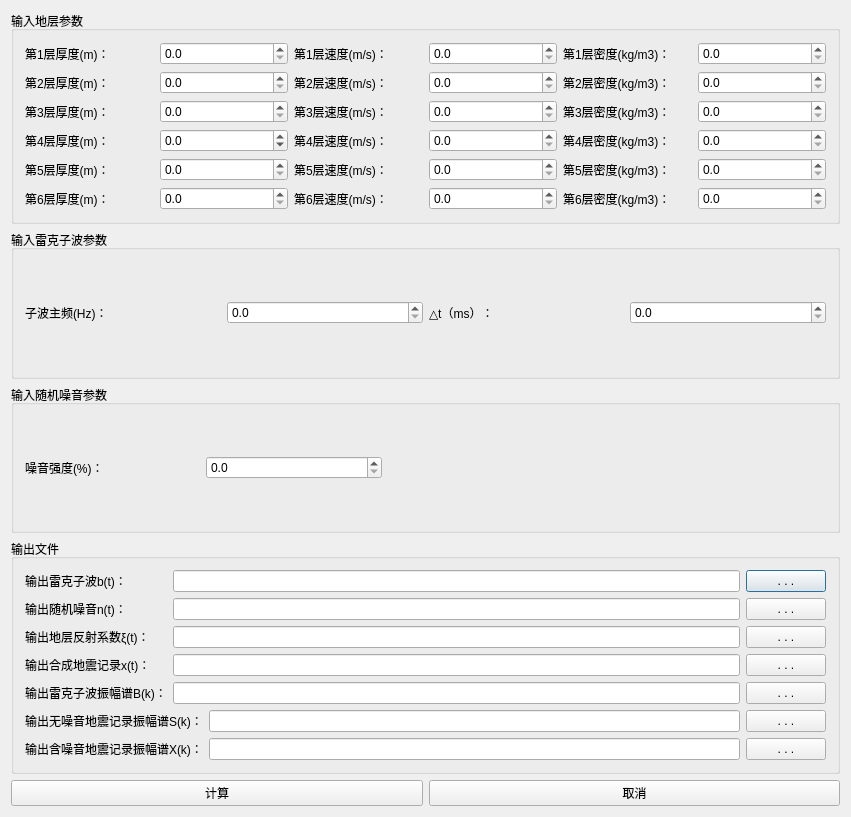
<?xml version="1.0" encoding="UTF-8"?>
<ui version="4.0">
 <class>CGenerateSeismicRecordClass</class>
 <widget class="QDialog" name="CGenerateSeismicRecordClass">
  <property name="geometry">
   <rect>
    <x>0</x>
    <y>0</y>
    <width>851</width>
    <height>817</height>
   </rect>
  </property>
  <property name="windowTitle">
   <string>生成合成地震记录</string>
  </property>
  <layout class="QGridLayout" name="gridLayout_5">
   <item row="0" column="0" colspan="2">
    <widget class="QGroupBox" name="InputLayerParGroupBox">
     <property name="title">
      <string>输入地层参数</string>
     </property>
     <layout class="QGridLayout" name="gridLayout">
      <item row="0" column="0">
       <widget class="QLabel" name="Par1Label">
        <property name="text">
         <string>第1层厚度(m)：</string>
        </property>
       </widget>
      </item>
      <item row="0" column="1">
       <widget class="QDoubleSpinBox" name="Par1DoubleSpinBox">
        <property name="decimals">
         <number>1</number>
        </property>
        <property name="maximum">
         <double>1000.000000000000000</double>
        </property>
       </widget>
      </item>
      <item row="0" column="2">
       <widget class="QLabel" name="Par2Label">
        <property name="text">
         <string>第1层速度(m/s)：</string>
        </property>
       </widget>
      </item>
      <item row="0" column="3">
       <widget class="QDoubleSpinBox" name="Par2DoubleSpinBox">
        <property name="decimals">
         <number>1</number>
        </property>
        <property name="maximum">
         <double>10000.000000000000000</double>
        </property>
       </widget>
      </item>
      <item row="0" column="4">
       <widget class="QLabel" name="Par16Label">
        <property name="text">
         <string>第1层密度(kg/m3)：</string>
        </property>
       </widget>
      </item>
      <item row="0" column="5">
       <widget class="QDoubleSpinBox" name="Par16DoubleSpinBox">
        <property name="decimals">
         <number>1</number>
        </property>
        <property name="maximum">
         <double>10000.000000000000000</double>
        </property>
       </widget>
      </item>
      <item row="1" column="0">
       <widget class="QLabel" name="Par3Label">
        <property name="text">
         <string>第2层厚度(m)：</string>
        </property>
       </widget>
      </item>
      <item row="1" column="1">
       <widget class="QDoubleSpinBox" name="Par3DoubleSpinBox">
        <property name="decimals">
         <number>1</number>
        </property>
        <property name="maximum">
         <double>1000.000000000000000</double>
        </property>
       </widget>
      </item>
      <item row="1" column="2">
       <widget class="QLabel" name="Par4Label">
        <property name="text">
         <string>第2层速度(m/s)：</string>
        </property>
       </widget>
      </item>
      <item row="1" column="3">
       <widget class="QDoubleSpinBox" name="Par4DoubleSpinBox">
        <property name="decimals">
         <number>1</number>
        </property>
        <property name="maximum">
         <double>10000.000000000000000</double>
        </property>
       </widget>
      </item>
      <item row="1" column="4">
       <widget class="QLabel" name="Par17Label">
        <property name="text">
         <string>第2层密度(kg/m3)：</string>
        </property>
       </widget>
      </item>
      <item row="1" column="5">
       <widget class="QDoubleSpinBox" name="Par17DoubleSpinBox">
        <property name="decimals">
         <number>1</number>
        </property>
        <property name="maximum">
         <double>10000.000000000000000</double>
        </property>
       </widget>
      </item>
      <item row="2" column="0">
       <widget class="QLabel" name="Par5Label">
        <property name="text">
         <string>第3层厚度(m)：</string>
        </property>
       </widget>
      </item>
      <item row="2" column="1">
       <widget class="QDoubleSpinBox" name="Par5DoubleSpinBox">
        <property name="decimals">
         <number>1</number>
        </property>
        <property name="maximum">
         <double>1000.000000000000000</double>
        </property>
       </widget>
      </item>
      <item row="2" column="2">
       <widget class="QLabel" name="Par6Label">
        <property name="text">
         <string>第3层速度(m/s)：</string>
        </property>
       </widget>
      </item>
      <item row="2" column="3">
       <widget class="QDoubleSpinBox" name="Par6DoubleSpinBox">
        <property name="decimals">
         <number>1</number>
        </property>
        <property name="maximum">
         <double>10000.000000000000000</double>
        </property>
       </widget>
      </item>
      <item row="2" column="4">
       <widget class="QLabel" name="Par18Label">
        <property name="text">
         <string>第3层密度(kg/m3)：</string>
        </property>
       </widget>
      </item>
      <item row="2" column="5">
       <widget class="QDoubleSpinBox" name="Par18DoubleSpinBox">
        <property name="decimals">
         <number>1</number>
        </property>
        <property name="maximum">
         <double>10000.000000000000000</double>
        </property>
       </widget>
      </item>
      <item row="3" column="0">
       <widget class="QLabel" name="Par7Label">
        <property name="text">
         <string>第4层厚度(m)：</string>
        </property>
       </widget>
      </item>
      <item row="3" column="1">
       <widget class="QDoubleSpinBox" name="Par7DoubleSpinBox">
        <property name="decimals">
         <number>1</number>
        </property>
        <property name="minimum">
         <double>-100.000000000000000</double>
        </property>
        <property name="maximum">
         <double>1000.000000000000000</double>
        </property>
       </widget>
      </item>
      <item row="3" column="2">
       <widget class="QLabel" name="Par8Label">
        <property name="text">
         <string>第4层速度(m/s)：</string>
        </property>
       </widget>
      </item>
      <item row="3" column="3">
       <widget class="QDoubleSpinBox" name="Par8DoubleSpinBox">
        <property name="decimals">
         <number>1</number>
        </property>
        <property name="maximum">
         <double>10000.000000000000000</double>
        </property>
       </widget>
      </item>
      <item row="3" column="4">
       <widget class="QLabel" name="Par19Label">
        <property name="text">
         <string>第4层密度(kg/m3)：</string>
        </property>
       </widget>
      </item>
      <item row="3" column="5">
       <widget class="QDoubleSpinBox" name="Par19DoubleSpinBox">
        <property name="decimals">
         <number>1</number>
        </property>
        <property name="maximum">
         <double>10000.000000000000000</double>
        </property>
       </widget>
      </item>
      <item row="4" column="0">
       <widget class="QLabel" name="Par9Label">
        <property name="text">
         <string>第5层厚度(m)：</string>
        </property>
       </widget>
      </item>
      <item row="4" column="1">
       <widget class="QDoubleSpinBox" name="Par9DoubleSpinBox">
        <property name="decimals">
         <number>1</number>
        </property>
        <property name="maximum">
         <double>1000.000000000000000</double>
        </property>
       </widget>
      </item>
      <item row="4" column="2">
       <widget class="QLabel" name="Par10Label">
        <property name="text">
         <string>第5层速度(m/s)：</string>
        </property>
       </widget>
      </item>
      <item row="4" column="3">
       <widget class="QDoubleSpinBox" name="Par10DoubleSpinBox">
        <property name="decimals">
         <number>1</number>
        </property>
        <property name="maximum">
         <double>10000.000000000000000</double>
        </property>
       </widget>
      </item>
      <item row="4" column="4">
       <widget class="QLabel" name="Par20Label">
        <property name="text">
         <string>第5层密度(kg/m3)：</string>
        </property>
       </widget>
      </item>
      <item row="4" column="5">
       <widget class="QDoubleSpinBox" name="Par20DoubleSpinBox">
        <property name="decimals">
         <number>1</number>
        </property>
        <property name="maximum">
         <double>10000.000000000000000</double>
        </property>
       </widget>
      </item>
      <item row="5" column="0">
       <widget class="QLabel" name="Par11Label">
        <property name="text">
         <string>第6层厚度(m)：</string>
        </property>
       </widget>
      </item>
      <item row="5" column="1">
       <widget class="QDoubleSpinBox" name="Par11DoubleSpinBox">
        <property name="decimals">
         <number>1</number>
        </property>
        <property name="maximum">
         <double>1000.000000000000000</double>
        </property>
       </widget>
      </item>
      <item row="5" column="2">
       <widget class="QLabel" name="Par12Label">
        <property name="text">
         <string>第6层速度(m/s)：</string>
        </property>
       </widget>
      </item>
      <item row="5" column="3">
       <widget class="QDoubleSpinBox" name="Par12DoubleSpinBox">
        <property name="decimals">
         <number>1</number>
        </property>
        <property name="maximum">
         <double>10000.000000000000000</double>
        </property>
       </widget>
      </item>
      <item row="5" column="4">
       <widget class="QLabel" name="Par21Label">
        <property name="text">
         <string>第6层密度(kg/m3)：</string>
        </property>
       </widget>
      </item>
      <item row="5" column="5">
       <widget class="QDoubleSpinBox" name="Par21DoubleSpinBox">
        <property name="decimals">
         <number>1</number>
        </property>
        <property name="maximum">
         <double>10000.000000000000000</double>
        </property>
       </widget>
      </item>
     </layout>
    </widget>
   </item>
   <item row="1" column="0" colspan="2">
    <widget class="QGroupBox" name="RickerWaveletParGroupBox">
     <property name="title">
      <string>输入雷克子波参数</string>
     </property>
     <layout class="QGridLayout" name="gridLayout_3">
      <item row="0" column="3">
       <widget class="QLabel" name="Par14Label">
        <property name="text">
         <string>△t（ms）：</string>
        </property>
       </widget>
      </item>
      <item row="0" column="4">
       <widget class="QDoubleSpinBox" name="Par14DoubleSpinBox">
        <property name="decimals">
         <number>1</number>
        </property>
        <property name="maximum">
         <double>100.000000000000000</double>
        </property>
       </widget>
      </item>
      <item row="0" column="0">
       <widget class="QLabel" name="Par13Label">
        <property name="text">
         <string>子波主频(Hz)：</string>
        </property>
       </widget>
      </item>
      <item row="0" column="2">
       <widget class="QDoubleSpinBox" name="Par13DoubleSpinBox">
        <property name="decimals">
         <number>1</number>
        </property>
       </widget>
      </item>
     </layout>
    </widget>
   </item>
   <item row="2" column="0" colspan="2">
    <widget class="QGroupBox" name="RandomNoisePercentGroupBox">
     <property name="title">
      <string>输入随机噪音参数</string>
     </property>
     <layout class="QGridLayout" name="gridLayout_4">
      <item row="0" column="0">
       <widget class="QLabel" name="Par15Label">
        <property name="minimumSize">
         <size>
          <width>175</width>
          <height>0</height>
         </size>
        </property>
        <property name="text">
         <string>噪音强度(%)：</string>
        </property>
       </widget>
      </item>
      <item row="0" column="1">
       <widget class="QDoubleSpinBox" name="Par15DoubleSpinBox">
        <property name="minimumSize">
         <size>
          <width>176</width>
          <height>0</height>
         </size>
        </property>
        <property name="decimals">
         <number>1</number>
        </property>
        <property name="maximum">
         <double>1000.000000000000000</double>
        </property>
       </widget>
      </item>
      <item row="0" column="2">
       <spacer name="horizontalSpacer">
        <property name="orientation">
         <enum>Qt::Horizontal</enum>
        </property>
        <property name="sizeHint" stdset="0">
         <size>
          <width>40</width>
          <height>20</height>
         </size>
        </property>
       </spacer>
      </item>
     </layout>
    </widget>
   </item>
   <item row="3" column="0" colspan="2">
    <widget class="QGroupBox" name="groupBox_2">
     <property name="title">
      <string>输出文件</string>
     </property>
     <layout class="QGridLayout" name="gridLayout_2">
      <item row="0" column="0">
       <widget class="QLabel" name="OutputFile1Label">
        <property name="text">
         <string>输出雷克子波b(t)：</string>
        </property>
       </widget>
      </item>
      <item row="0" column="1" colspan="2">
       <widget class="QLineEdit" name="OutputFile1LineEdit"/>
      </item>
      <item row="0" column="3">
       <widget class="QPushButton" name="OutputFile1PushButton">
        <property name="text">
         <string>. . .</string>
        </property>
       </widget>
      </item>
      <item row="1" column="0">
       <widget class="QLabel" name="OutputFile2Label">
        <property name="text">
         <string>输出随机噪音n(t)：</string>
        </property>
       </widget>
      </item>
      <item row="1" column="1" colspan="2">
       <widget class="QLineEdit" name="OutputFile2LineEdit"/>
      </item>
      <item row="1" column="3">
       <widget class="QPushButton" name="OutputFile2PushButton">
        <property name="text">
         <string>. . .</string>
        </property>
       </widget>
      </item>
      <item row="2" column="0">
       <widget class="QLabel" name="OutputFile3Label">
        <property name="text">
         <string>输出地层反射系数ξ(t)：</string>
        </property>
       </widget>
      </item>
      <item row="2" column="1" colspan="2">
       <widget class="QLineEdit" name="OutputFile3LineEdit"/>
      </item>
      <item row="2" column="3">
       <widget class="QPushButton" name="OutputFile3PushButton">
        <property name="text">
         <string>. . .</string>
        </property>
       </widget>
      </item>
      <item row="3" column="0">
       <widget class="QLabel" name="OutputFile4Label">
        <property name="text">
         <string>输出合成地震记录x(t)：</string>
        </property>
       </widget>
      </item>
      <item row="3" column="1" colspan="2">
       <widget class="QLineEdit" name="OutputFile4LineEdit"/>
      </item>
      <item row="3" column="3">
       <widget class="QPushButton" name="OutputFile4PushButton">
        <property name="text">
         <string>. . .</string>
        </property>
       </widget>
      </item>
      <item row="4" column="0">
       <widget class="QLabel" name="OutputFile5Label">
        <property name="text">
         <string>输出雷克子波振幅谱B(k)：</string>
        </property>
       </widget>
      </item>
      <item row="4" column="1" colspan="2">
       <widget class="QLineEdit" name="OutputFile5LineEdit"/>
      </item>
      <item row="4" column="3">
       <widget class="QPushButton" name="OutputFile5PushButton">
        <property name="text">
         <string>. . .</string>
        </property>
       </widget>
      </item>
      <item row="5" column="0" colspan="2">
       <widget class="QLabel" name="OutputFile6Label">
        <property name="text">
         <string>输出无噪音地震记录振幅谱S(k)：</string>
        </property>
       </widget>
      </item>
      <item row="5" column="2">
       <widget class="QLineEdit" name="OutputFile6LineEdit"/>
      </item>
      <item row="5" column="3">
       <widget class="QPushButton" name="OutputFile6PushButton">
        <property name="text">
         <string>. . .</string>
        </property>
       </widget>
      </item>
      <item row="6" column="0" colspan="2">
       <widget class="QLabel" name="OutputFile7Label">
        <property name="text">
         <string>输出含噪音地震记录振幅谱X(k)：</string>
        </property>
       </widget>
      </item>
      <item row="6" column="2">
       <widget class="QLineEdit" name="OutputFile7LineEdit"/>
      </item>
      <item row="6" column="3">
       <widget class="QPushButton" name="OutputFile7PushButton">
        <property name="text">
         <string>. . .</string>
        </property>
       </widget>
      </item>
     </layout>
    </widget>
   </item>
   <item row="4" column="0">
    <widget class="QPushButton" name="CalPushButton">
     <property name="text">
      <string>计算</string>
     </property>
    </widget>
   </item>
   <item row="4" column="1">
    <widget class="QPushButton" name="CancelPushButton">
     <property name="text">
      <string>取消</string>
     </property>
    </widget>
   </item>
  </layout>
 </widget>
 <layoutdefault spacing="6" margin="11"/>
 <resources>
  <include location="generate_seismic_record.qrc"/>
 </resources>
 <connections/>
</ui>
